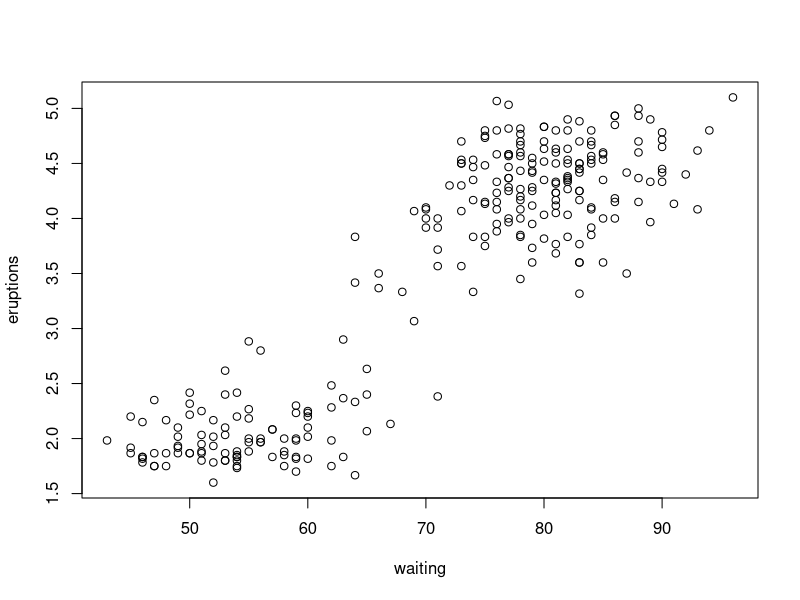
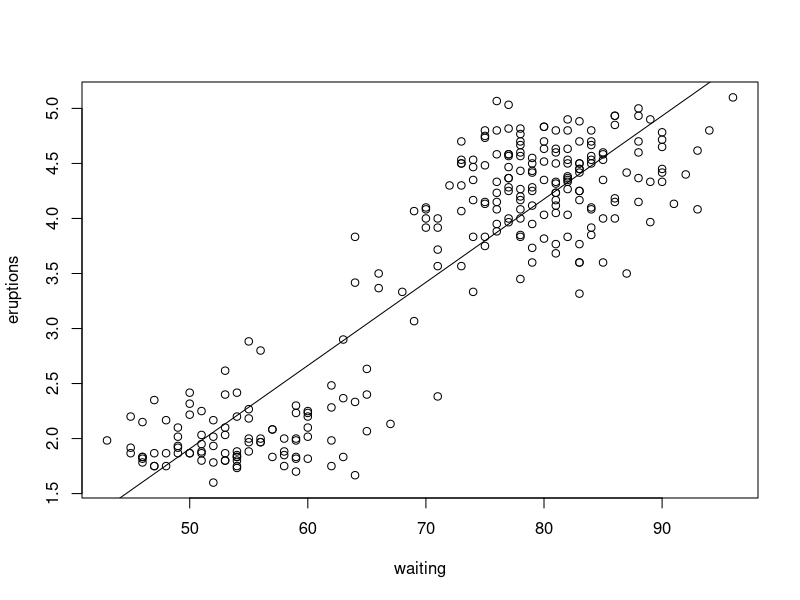
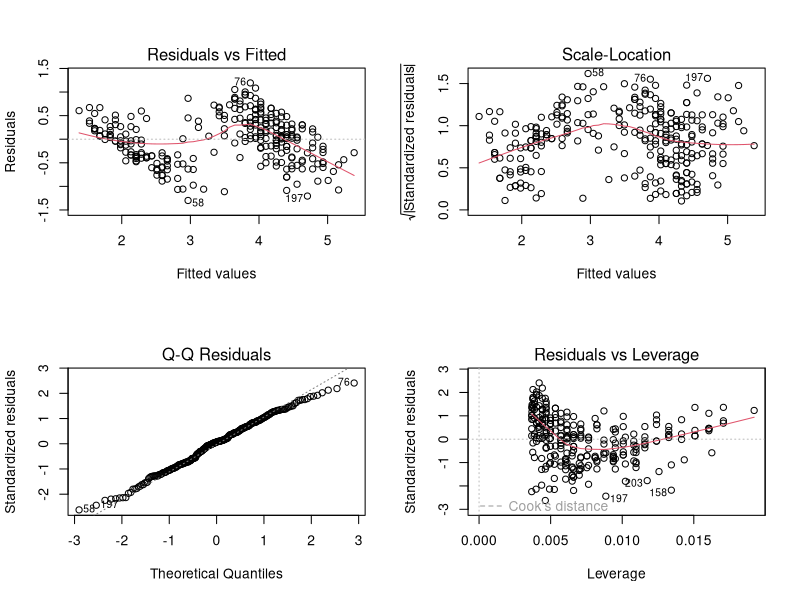
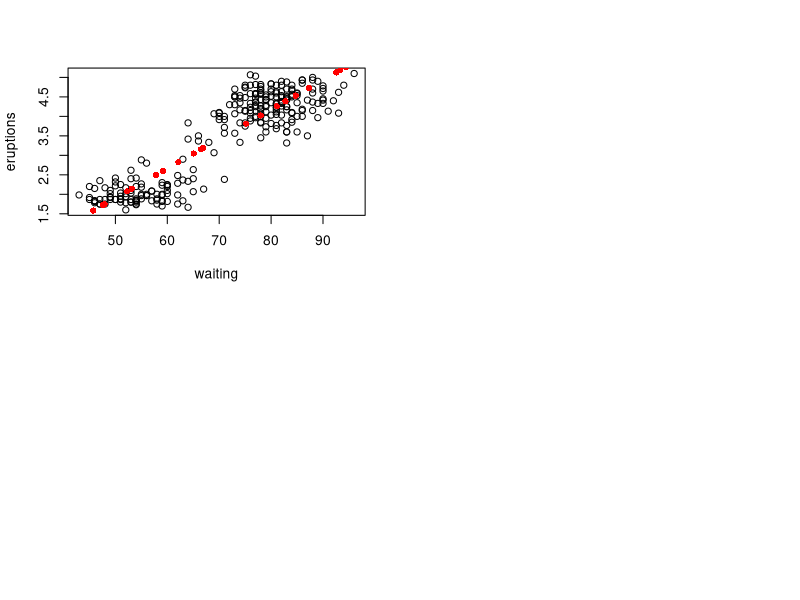

Reproduce these figures in R, in order.
## ---- chunk 1
knitr::opts_chunk$set(
  collapse = TRUE,
  comment = "#>"
)
## ---- chunk 2
t.test(x = rnorm(100, 0), y = rnorm(100, 1))
## ---- chunk 3
t.test(len ~ supp, data = ToothGrowth)
## ---- chunk 4
wilcox.test(Sepal.Length ~ Species, data = iris, subset = Species != 'setosa')
## ---- chunk 5
plot(eruptions ~ waiting, data = faithful)

lm(eruptions ~ waiting, data = faithful)
## ---- chunk 6
mod <- lm(eruptions ~ waiting, data = faithful)
summary(mod)
## ---- chunk 7
mod$coefficients

coef(mod)

coefficients(mod)
## ---- chunk 8
plot(eruptions ~ waiting, data = faithful)
abline(coef = coef(mod))
## ---- chunk 9
layout(mat = matrix(1:4, 2, 2))
plot(mod)
## ---- chunk 10
newdata <- data.frame(waiting = runif(25, 40, 100))
predict(mod, newdata)
## ---- chunk 11
newdata$predicted <- predict(mod, newdata)
plot(eruptions ~ waiting, faithful)
points(predicted ~ waiting, newdata, col = 'red', pch = 16)
## ---- chunk 12
shapiro.test(rnorm(1e3))

shapiro.test(runif(1e3))
